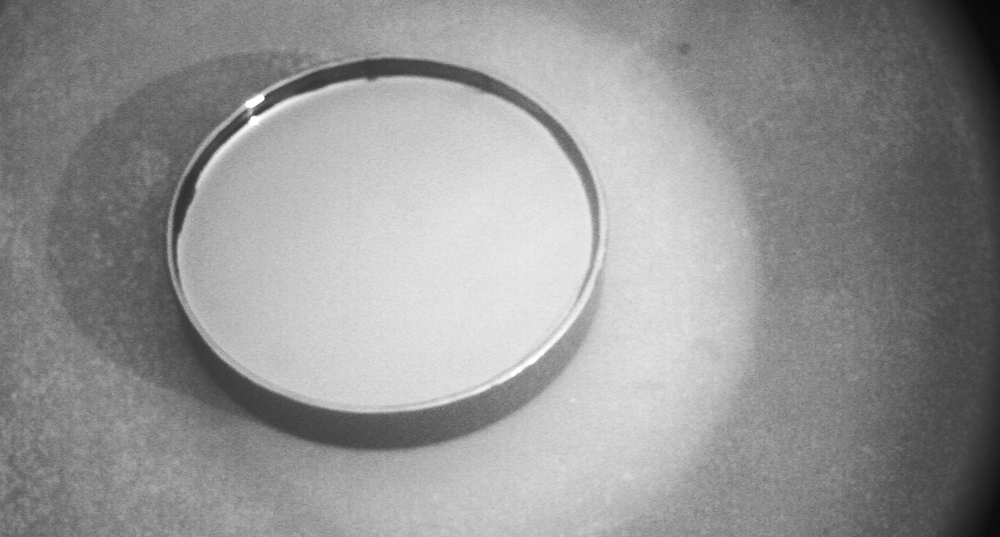
%> input picture 处理后图像/330nm/400um/P00290000_imCp1.png, 1000 x 537 px, shrunk from 1932 x 1038 before the run
$ octave getHist.m   (GNU Octave 9; MATLAB toolbox functions it lacks are replaced by stand-ins)
%> lines starting %> are read from the running program, lines starting %| are printed output that depends on the picture
clc;
clear;
close all;
%获取平滑的直方图
src = imread("G:\学位论文GIT\article\处理后图像\330nm\400um\P00290000_imCp1.png");
%> src is the input picture: size 537x1000 uint8; min 7, max 255, mean 148
imhist(src)
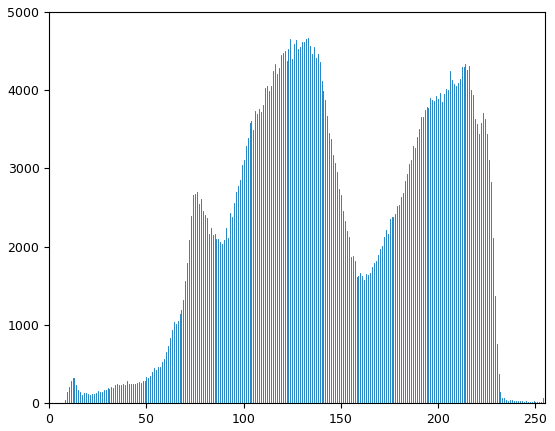
%> figure redrawn from the program's plot data; highest point at x = 133, y = 4669
[h,x] = imhist(src);
%> h = 256 values, max 4669 at index 134, min 0 at index 1, mean 2097.7; x = 256 values from 0 to 255
h = smooth(h,7);
%> h = 256 values, max 4609.6 at index 131, min 0 at index 1, mean 2098
plot(x,h)
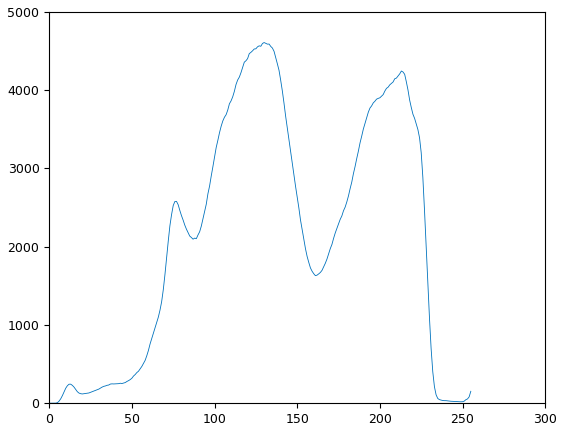
%> figure redrawn from the program's plot data; curve peaks at x = 130, y = 4609.6
